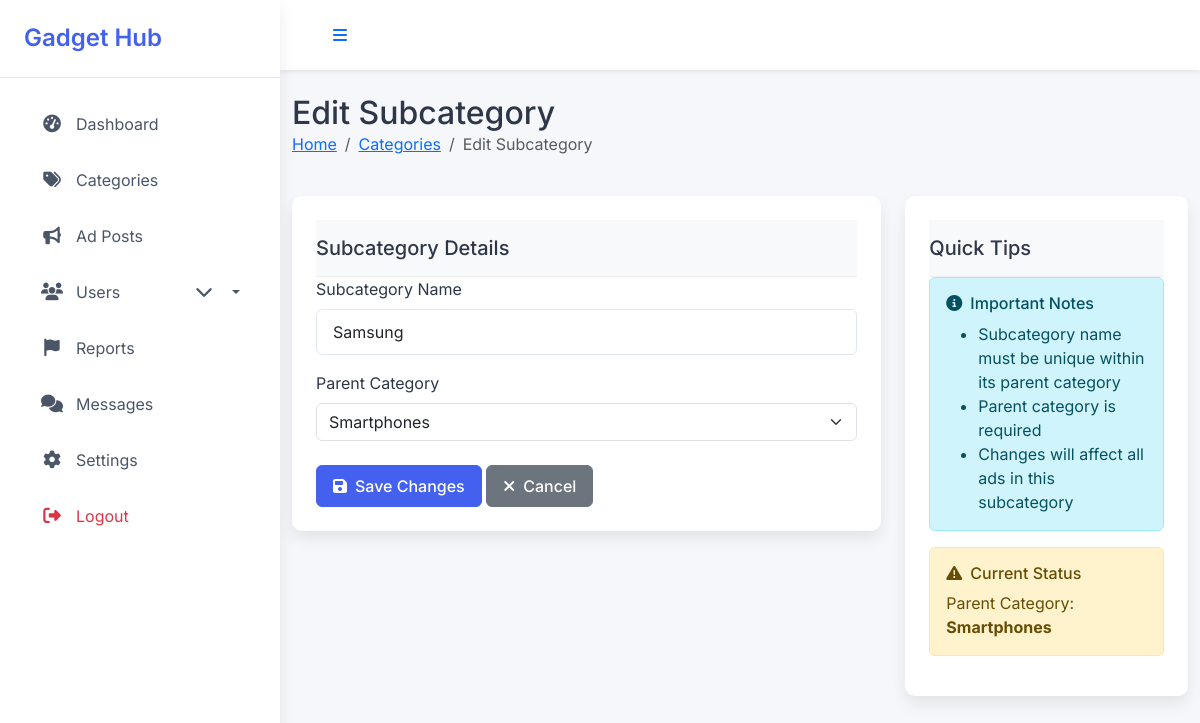
The page /admin/edit_subcategory.php?id=2 (signed in) on the database its author committed.
### tables this page shows
CREATE TABLE `subcategories` (
  `id` int(11) NOT NULL,
  `name` varchar(100) NOT NULL,
  `category_id` int(11) NOT NULL,
  `ad_count` int(11) DEFAULT 0,
  `created_at` timestamp NOT NULL DEFAULT current_timestamp()
);

CREATE TABLE `categories` (
  `id` int(11) NOT NULL,
  `name` varchar(100) NOT NULL,
  `created_at` timestamp NOT NULL DEFAULT current_timestamp(),
  `image_path` varchar(255) DEFAULT NULL
);

### admin/edit_subcategory.php (the view, shortened to what this page needs)
<?php
require_once '../db.php';
$id = $_GET['id'];
$subcategory = $pdo->prepare("
    SELECT s.*, c.name as parent_name
    FROM subcategories s
    JOIN categories c ON s.category_id = c.id
    WHERE s.id = ?
");
$subcategory->execute([$id]);
$subcategory = $subcategory->fetch(PDO::FETCH_ASSOC);
$categories = $pdo->query("SELECT * FROM categories")->fetchAll(PDO::FETCH_ASSOC);
$errors = [];
?>
<!DOCTYPE html>
<html lang="en">
<head>
    <link href="https://cdn.jsdelivr.net/npm/bootstrap@5.3.0/dist/css/bootstrap.min.css" rel="stylesheet">
    <link rel="stylesheet" href="https://cdnjs.cloudflare.com/ajax/libs/font-awesome/6.4.0/css/all.min.css">
    <link rel="stylesheet" href="assets/css/admin-style.css">
</head>
<body>
    <?php include 'sidebar.php'; ?>
    <div class="main-content">
        <nav class="header navbar navbar-expand-lg navbar-light bg-white shadow-sm">
            <div class="container-fluid">
                <button class="btn btn-link toggle-sidebar d-none d-lg-block">
                    <i class="fas fa-bars"></i>
                </button>
            </div>
        </nav>
        <div class="container-fluid py-4">
            <div class="row mb-4">
                <div class="col-12">
                    <h2 class="mb-0">Edit Subcategory</h2>
                    <nav aria-label="breadcrumb">
                        <ol class="breadcrumb">
                            <li class="breadcrumb-item"><a href="dashboard.php">Home</a></li>
                            <li class="breadcrumb-item"><a href="categories.php">Categories</a></li>
                            <li class="breadcrumb-item active" aria-current="page">Edit Subcategory</li>
                        </ol>
                    </nav>
                </div>
            </div>
            <div class="row">
                <div class="col-lg-8">
                    <div class="table-card">
                        <div class="card-header py-3">
                            <h5 class="mb-0">Subcategory Details</h5>
                        </div>
                        <div class="card-body">
                            <form action="" method="POST">
                                <div class="mb-3">
                                    <label class="form-label">Subcategory Name</label>
                                    <input type="text"
                                           class="form-control <?= isset($errors['name']) ? 'is-invalid' : '' ?>"
                                           name="subcategory_name"
                                           value="<?= htmlspecialchars($subcategory['name']) ?>"
                                           required>
                                </div>
                                <div class="mb-3">
                                    <label class="form-label">Parent Category</label>
                                    <select class="form-select <?= isset($errors['category']) ? 'is-invalid' : '' ?>"
                                            name="parent_category"
                                            required>
                                        <?php foreach ($categories as $category): ?>
                                            <option value="<?= $category['id'] ?>"
                                                <?= $category['id'] == $subcategory['category_id'] ? 'selected' : '' ?>>
                                                <?= htmlspecialchars($category['name']) ?>
                                            </option>
                                        <?php endforeach; ?>
                                    </select>
                                </div>
                                <div class="mt-4">
                                    <button type="submit" class="btn btn-primary">
                                        <i class="fas fa-save me-2"></i>Save Changes
                                    </button>
                                    <a href="categories.php" class="btn btn-secondary">
                                        <i class="fas fa-times me-2"></i>Cancel
                                    </a>
                                </div>
                            </form>
                        </div>
                    </div>
                </div>
                <div class="col-lg-4">
                    <div class="table-card">
                        <div class="card-header py-3">
                            <h5 class="mb-0">Quick Tips</h5>
                        </div>
                        <div class="card-body">
                            <div class="alert alert-info">
                                <h6 class="alert-heading"><i class="fas fa-info-circle me-2"></i>Important Notes</h6>
                                <ul class="mb-0">
                                    <li>Subcategory name must be unique within its parent category</li>
                                    <li>Parent category is required</li>
                                    <li>Changes will affect all ads in this subcategory</li>
                                </ul>
                            </div>
                            <div class="alert alert-warning">
                                <h6 class="alert-heading"><i class="fas fa-exclamation-triangle me-2"></i>Current Status</h6>
                                <p class="mb-0">
                                    Parent Category: <strong><?= htmlspecialchars($subcategory['parent_name']) ?></strong>
                                </p>
                            </div>
                        </div>
                    </div>
                </div>
            </div>
        </div>
    </div>
</body>
</html>

### admin/assets/css/admin-style.css (style rules this page uses)
:root { --primary-color: #4361ee; --secondary-color: #3f37c9; --success-color: #4cc9f0; --info-color: #4895ef; --warning-color: #f72585; --danger-color: #e63946; --light-color: #f8f9fa; --dark-color: #212529; --sidebar-width: 280px; --header-height: 70px; --border-radius: 10px; --box-shadow: 0 0.5rem 1rem rgba(0, 0, 0, 0.08); --transition: all 0.3s ease; }
body { font-family: 'Inter', sans-serif; background-color: #f5f7fb; color: #2d3748; }
.main-content { margin-left: var(--sidebar-width); min-height: 100vh; transition: var(--transition); }
.header { height: var(--header-height); background: white; box-shadow: var(--box-shadow); padding: 0 1.5rem; }
.table-card { background: white; border-radius: var(--border-radius); box-shadow: var(--box-shadow); padding: 1.5rem; }
.card-header { background-color: #f8f9fa; border-bottom: 1px solid #eee; }
.btn { padding: 0.5rem 1rem; border-radius: 6px; font-weight: 500; transition: var(--transition); }
.btn-primary { background: var(--primary-color); border-color: var(--primary-color); }
.form-control { border-radius: 6px; border: 1px solid #e2e8f0; padding: 0.625rem 1rem; }

### rows shown on the page
subcategories: subcategory_name "Samsung", parent_category "Smartphones", category.name "Smartphones"
